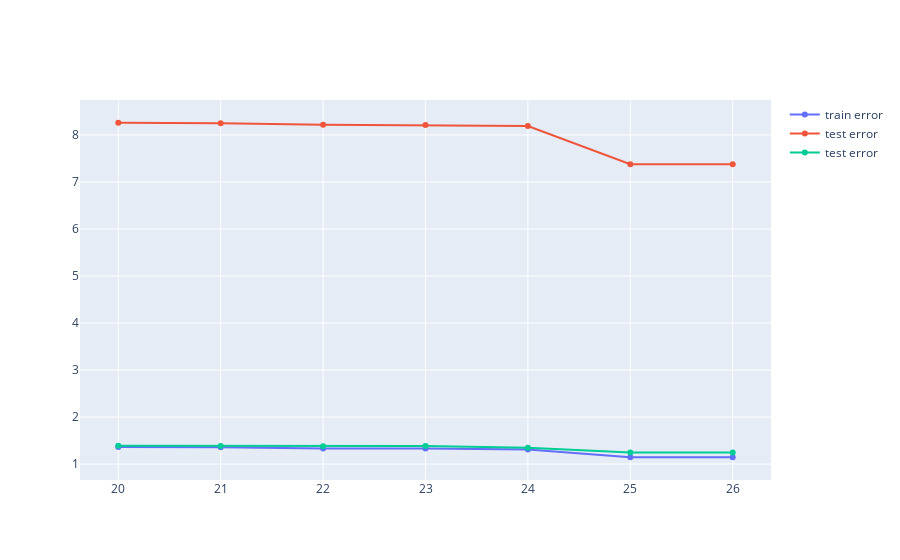

Here is the notebook cell this chart was saved with:
### Code cell
import plotly.graph_objects as go

seq = list(range(20,27))

fig = go.Figure()
fig.add_trace(go.Scatter(x=seq, y=train_error[19:27],
                    mode='lines+markers',
                    name='train error'))
fig.add_trace(go.Scatter(x=seq, y=test_error[19:27],
                    mode='lines+markers',
                    name='test error'))
fig.add_trace(go.Scatter(x=seq, y=mse[19:27],
                    mode='lines+markers',
                    name='test error'))

### Figure 1 — Plotly figure (JSON) as saved in the notebook; plotly's stock layout.template omitted (floating-point values rounded to 4 significant figures)
{"data": [{"mode": "lines+markers", "name": "train error", "type": "scatter", "x": [20, 21, 22, 23, 24, 25, 26], "y": [1.36, 1.356, 1.331, 1.331, 1.307, 1.144, 1.144]}, {"mode": "lines+markers", "name": "test error", "type": "scatter", "x": [20, 21, 22, 23, 24, 25, 26], "y": [8.26, 8.25, 8.218, 8.211, 8.191, 7.379, 7.379]}, {"mode": "lines+markers", "name": "test error", "type": "scatter", "x": [20, 21, 22, 23, 24, 25, 26], "y": [1.387, 1.385, 1.376, 1.382, 1.347, 1.247, 1.247]}], "layout": {}}
